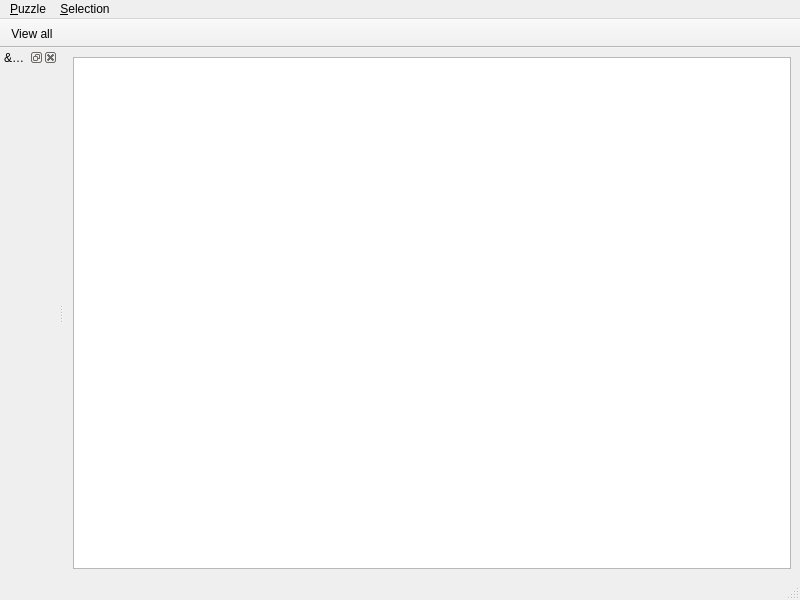
<?xml version="1.0" encoding="UTF-8"?>
<ui version="4.0">
 <class>MainWindow</class>
 <widget class="QMainWindow" name="MainWindow">
  <property name="geometry">
   <rect>
    <x>0</x>
    <y>0</y>
    <width>800</width>
    <height>600</height>
   </rect>
  </property>
  <property name="windowTitle">
   <string>Puzzle</string>
  </property>
  <property name="windowIcon">
   <iconset resource="icons.qrc">
    <normaloff>:/applications-graphics.png</normaloff>:/applications-graphics.png</iconset>
  </property>
  <widget class="QWidget" name="centralwidget">
   <layout class="QVBoxLayout" name="verticalLayout_2">
    <item>
     <widget class="MainView" name="mainView"/>
    </item>
   </layout>
  </widget>
  <widget class="QMenuBar" name="menubar">
   <property name="geometry">
    <rect>
     <x>0</x>
     <y>0</y>
     <width>800</width>
     <height>38</height>
    </rect>
   </property>
   <widget class="QMenu" name="menu_File">
    <property name="title">
     <string>&amp;Puzzle</string>
    </property>
    <addaction name="actionOpen"/>
    <addaction name="actionAutosave"/>
    <addaction name="actionSave"/>
    <addaction name="actionSave_as"/>
    <addaction name="separator"/>
    <addaction name="actionReset"/>
    <addaction name="separator"/>
    <addaction name="action_Quit"/>
   </widget>
   <widget class="QMenu" name="menu_Insert">
    <property name="title">
     <string>&amp;Selection</string>
    </property>
    <addaction name="actionSelRearrange"/>
    <addaction name="actionSelClear"/>
   </widget>
   <addaction name="menu_File"/>
   <addaction name="menu_Insert"/>
  </widget>
  <widget class="QStatusBar" name="statusbar"/>
  <widget class="QToolBar" name="toolBar">
   <property name="windowTitle">
    <string>toolBar</string>
   </property>
   <property name="movable">
    <bool>false</bool>
   </property>
   <attribute name="toolBarArea">
    <enum>TopToolBarArea</enum>
   </attribute>
   <attribute name="toolBarBreak">
    <bool>false</bool>
   </attribute>
   <addaction name="action_view_all"/>
  </widget>
  <widget class="QDockWidget" name="dock_boxes">
   <property name="enabled">
    <bool>true</bool>
   </property>
   <property name="features">
    <set>QDockWidget::AllDockWidgetFeatures</set>
   </property>
   <property name="windowTitle">
    <string>&amp;Tags</string>
   </property>
   <attribute name="dockWidgetArea">
    <number>1</number>
   </attribute>
   <widget class="QWidget" name="dockWidgetContents_2">
    <layout class="QVBoxLayout" name="verticalLayout"/>
   </widget>
  </widget>
  <action name="action_Quit">
   <property name="icon">
    <iconset theme="application-exit" resource="icons.qrc">
     <normaloff>:/application-exit.png</normaloff>:/application-exit.png</iconset>
   </property>
   <property name="text">
    <string>&amp;Quit</string>
   </property>
   <property name="shortcut">
    <string>Ctrl+Q</string>
   </property>
  </action>
  <action name="action_view_all">
   <property name="text">
    <string>View all</string>
   </property>
  </action>
  <action name="actionOpen">
   <property name="icon">
    <iconset theme="document-open">
     <normaloff>.</normaloff>.</iconset>
   </property>
   <property name="text">
    <string>&amp;Open...</string>
   </property>
   <property name="shortcut">
    <string>Ctrl+O</string>
   </property>
  </action>
  <action name="actionSave">
   <property name="icon">
    <iconset theme="document-save">
     <normaloff>.</normaloff>.</iconset>
   </property>
   <property name="text">
    <string>&amp;Save</string>
   </property>
   <property name="shortcut">
    <string>Ctrl+S</string>
   </property>
  </action>
  <action name="actionSave_as">
   <property name="icon">
    <iconset theme="document-save-as">
     <normaloff>.</normaloff>.</iconset>
   </property>
   <property name="text">
    <string>Save &amp;as...</string>
   </property>
  </action>
  <action name="actionAutosave">
   <property name="checkable">
    <bool>true</bool>
   </property>
   <property name="checked">
    <bool>true</bool>
   </property>
   <property name="text">
    <string>A&amp;utosave</string>
   </property>
  </action>
  <action name="actionSelRearrange">
   <property name="text">
    <string>&amp;Rearrange</string>
   </property>
   <property name="shortcut">
    <string>Ctrl+R</string>
   </property>
  </action>
  <action name="actionReset">
   <property name="icon">
    <iconset theme="document-revert">
     <normaloff>.</normaloff>.</iconset>
   </property>
   <property name="text">
    <string>&amp;Restart</string>
   </property>
  </action>
  <action name="actionSelClear">
   <property name="text">
    <string>&amp;Clear</string>
   </property>
   <property name="shortcut">
    <string>Ctrl+D</string>
   </property>
  </action>
 </widget>
 <customwidgets>
  <customwidget>
   <class>MainView</class>
   <extends>QGraphicsView</extends>
   <header>main_view</header>
   <slots>
    <slot>viewAll()</slot>
   </slots>
  </customwidget>
 </customwidgets>
 <resources>
  <include location="icons.qrc"/>
 </resources>
 <connections>
  <connection>
   <sender>action_Quit</sender>
   <signal>activated()</signal>
   <receiver>MainWindow</receiver>
   <slot>close()</slot>
   <hints>
    <hint type="sourcelabel">
     <x>-1</x>
     <y>-1</y>
    </hint>
    <hint type="destinationlabel">
     <x>399</x>
     <y>299</y>
    </hint>
   </hints>
  </connection>
  <connection>
   <sender>action_view_all</sender>
   <signal>activated()</signal>
   <receiver>mainView</receiver>
   <slot>viewAll()</slot>
   <hints>
    <hint type="sourcelabel">
     <x>-1</x>
     <y>-1</y>
    </hint>
    <hint type="destinationlabel">
     <x>536</x>
     <y>313</y>
    </hint>
   </hints>
  </connection>
 </connections>
</ui>
